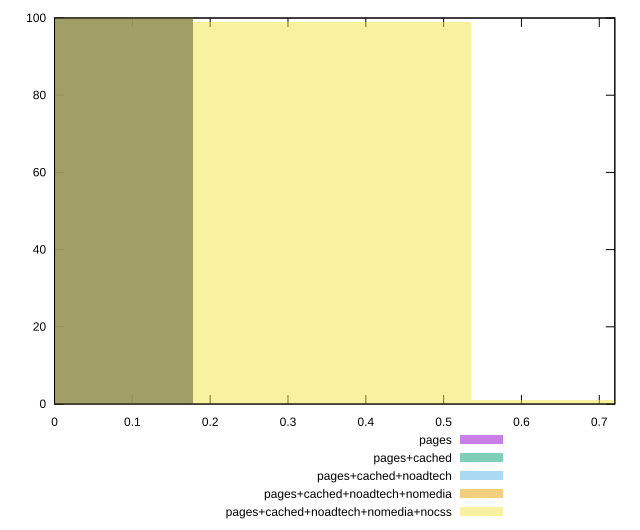

Write gnuplot code to recreate this figure.
reset

$pages <<EOF
0 100
EOF

$pagesCached <<EOF
0 100
EOF

$pagesCachedNoadtech <<EOF
0 100
EOF

$pagesCachedNoadtechNomedia <<EOF
0 100
EOF

$pagesCachedNoadtechNomediaNocss <<EOF
0.7134144307350541 1
0.35670721536752703 99
EOF

set key outside below
set boxwidth 0.35670721536752703
set xrange [0:0.72]
set yrange [0:100]
set trange [0:100]
set style fill transparent solid 0.5 noborder
set terminal svg size 640, 530 enhanced background rgb 'white'
set output "report_00018_2021-02-10T15-25-16.877Z/largest-contentful-paint/comparison/histogram/all_score.svg"

plot $pages title "pages" with boxes, \
     $pagesCached title "pages+cached" with boxes, \
     $pagesCachedNoadtech title "pages+cached+noadtech" with boxes, \
     $pagesCachedNoadtechNomedia title "pages+cached+noadtech+nomedia" with boxes, \
     $pagesCachedNoadtechNomediaNocss title "pages+cached+noadtech+nomedia+nocss" with boxes

reset
